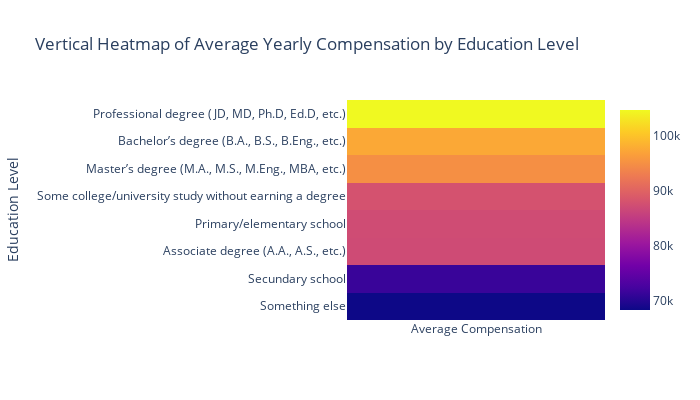

Notebook source saved alongside this figure:
### Code cell
EdLevel = df[['EdLevel',"ConvertedCompYearly"]].dropna()
EdLevel = EdLevel[(EdLevel['ConvertedCompYearly'] > 1000.00) & (EdLevel['ConvertedCompYearly'] < 1000000.00)]
EdLevel = EdLevel.groupby('EdLevel')
EdLevel = EdLevel.mean()
EdLevel = EdLevel.sort_values(by='ConvertedCompYearly')[::-1]
EdLevel = EdLevel.reset_index()
EdLevel.replace({'Secondary school (e.g. American high school, German Realschule or Gymnasium, etc.)':'Secundary school'},inplace=True)

fig = go.Figure(data=go.Heatmap(
                   z=EdLevel['ConvertedCompYearly'][::-1].to_numpy().reshape(1, -1),  # Reshape for a single column and reverse order for vertical layout
                   y=EdLevel.EdLevel[::-1],  # Education levels in reversed order for vertical layout
                   x=['Average Compensation'],  # Single column label
                   colorscale='Plasma',  # Use the 'Plasma' colorscale
                   transpose=True))  # Transpose to swap the axes

fig.update_layout(
    title='Vertical Heatmap of Average Yearly Compensation by Education Level',
    yaxis_title='Education Level',
    xaxis_title='',
    yaxis={'type': 'category'},  # Treat y-axis as categorical data,
    height=400,  
    width=700
)

fig.show()

### Figure 1 — Plotly figure (JSON) as saved in the notebook; plotly's stock layout.template omitted (floating-point values rounded to 4 significant figures)
{"data": [{"colorscale": [[0, "#0d0887"], [0.1111, "#46039f"], [0.2222, "#7201a8"], [0.3333, "#9c179e"], [0.4444, "#bd3786"], [0.5556, "#d8576b"], [0.6667, "#ed7953"], [0.7778, "#fb9f3a"], [0.8889, "#fdca26"], [1, "#f0f921"]], "transpose": true, "type": "heatmap", "x": ["Average Compensation"], "y": ["Something else", "Secundary school", "Associate degree (A.A., A.S., etc.)", "Primary/elementary school", "Some college/university study without earning a degree", "Master’s degree (M.A., M.S., M.Eng., MBA, etc.)", "Bachelor’s degree (B.A., B.S., B.Eng., etc.)", "Professional degree (JD, MD, Ph.D, Ed.D, etc.)"], "z": [[68410.0, 71510.0, 87060.0, 87201, 87940.0, 94910.0, 97410.0, 104600.0]]}], "layout": {"height": 400, "title": {"text": "Vertical Heatmap of Average Yearly Compensation by Education Level"}, "width": 700, "xaxis": {"title": {"text": ""}}, "yaxis": {"title": {"text": "Education Level"}, "type": "category"}}}
